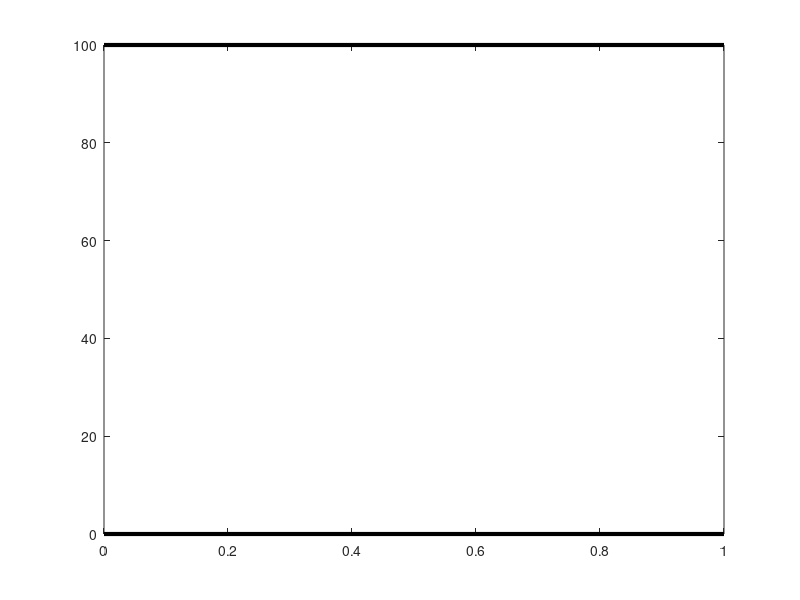

Write the MATLAB code that produced this figure. (Note: this script raises an error after producing the figure.)
function plot_filament()

close all

% Limiters
% 0 - no limiter
% 1 - Minmod
% 2 - Superbee
% 3 - Van Leer
% 4 - Montonized Centered

nolim = true;
withlim = [false, false, false, true];  % Use limiter ID
levels = [true, true, true, true];
uniform = true;
adapt = false;

lsu = '-';  % line style for uniform
lsa = ':'; % line style for adaptive

mx = 30;
nf = 1;    % file counter (incremented each time a file is added)

nfiles_max = 30;   % Maximum number of files
% ------------------------- Initial conditions ----------------------------
fname = 'level2_uniform_nolim_t0.dat';
lstr = sprintf('t=0.0');
s = add_to_plot(fname,lstr,nf,'r','.',lsu,30,false);
nf = nf+1;

% -------------------------------- Test -----------------------------------
add2plot = false;
fname = 'filament.dat';
lstr = sprintf('TEST');
s = add_to_plot(fname,lstr,nf,'k','.','-',30,add2plot);
nf = nf+1;

% ----------------------------- MAXLEVEL=1 --------------------------------
maxlevel=1;
deg_eff = 90/(mx*2^maxlevel);
sym_color = 'r';

add2plot = nolim & levels(1) & uniform;
fname = 'level1_uniform_nolim_t2.5.dat';
lstr = sprintf('%.2f^o (U,0)',deg_eff);
s(nf) = add_to_plot(fname,lstr,nf,sym_color,'.',lsu,30,add2plot);
nf = nf+1;

add2plot = withlim(1) & levels(1) & uniform;
fname = 'level1_uniform_withlim_1_t2.5.dat';
lstr = sprintf('%.2f^o (U,1)',deg_eff);
s(nf) = add_to_plot(fname,lstr,nf,sym_color,'s',lsu,10,add2plot);
nf = nf+1;

add2plot = withlim(2) & levels(1) & uniform;
fname = 'level1_uniform_withlim_2_t2.5.dat';
lstr = sprintf('%.2f^o (U,2)',deg_eff);
s(nf) = add_to_plot(fname,lstr,nf,sym_color,'d',lsu,10,add2plot);
nf = nf+1;

add2plot = withlim(3) & levels(1)  & uniform; 
fname = 'level1_uniform_withlim_3_t2.5.dat';
lstr = sprintf('%.2f^o (U,3)',deg_eff);
s(nf) = add_to_plot(fname,lstr,nf,sym_color,'*',lsu,10,add2plot);
nf = nf+1;

add2plot = withlim(4) & levels(1) & uniform;
fname = 'level1_uniform_withlim_4_t2.5.dat';
lstr = sprintf('%.2f^o (U,4)',deg_eff);
s(nf) = add_to_plot(fname,lstr,nf,sym_color,'v',lsu,10,add2plot);
nf = nf+1;

% ------------- ADAPT ---------------------
add2plot = nolim & levels(1) & adapt;
fname = 'level1_adapt_nolim_t2.5.dat';
lstr = sprintf('%.2f^o (A,0)',deg_eff);
s(nf) = add_to_plot(fname,lstr,nf,sym_color,'.',lsa,30,add2plot);
nf = nf+1;

add2plot = withlim(4) & levels(1) & adapt;
fname = 'level1_adapt_withlim_4_t2.5.dat';
lstr = sprintf('%.2f^o (A,4)',deg_eff);
s(nf) = add_to_plot(fname,lstr,nf,sym_color,'v',lsa,10,add2plot);
nf = nf+1;

% --------------------------- MAXLEVEL=2 ----------------------------------
maxlevel=2;
deg_eff = 90/(mx*2^maxlevel);
sym_color = 'b';

add2plot = nolim & levels(2) & uniform;
fname = 'level2_uniform_nolim_t2.5.dat';
lstr = sprintf('%.2f^o (U,0)',deg_eff);
s(nf) = add_to_plot(fname,lstr,nf,sym_color,'.',lsu,30,add2plot);
nf = nf+1;

add2plot = withlim(1) & levels(2) & uniform;
fname = 'level2_uniform_withlim_1_t2.5.dat';
lstr = sprintf('%.2f^o (U,1)',deg_eff);
s(nf) = add_to_plot(fname,lstr,nf,sym_color,'s',lsu,10,add2plot);
nf = nf+1;

add2plot = withlim(2) & levels(2) & uniform;
fname = 'level2_uniform_withlim_2_t2.5.dat';
lstr = sprintf('%.2f^o (U,2)',deg_eff);
s(nf) = add_to_plot(fname,lstr,nf,sym_color,'d',lsu,10,add2plot);
nf = nf+1;

add2plot = withlim(3) & levels(2) & uniform; 
fname = 'level2_uniform_withlim_3_t2.5.dat';
lstr = sprintf('%.2f^o (U,3)',deg_eff);
s(nf) = add_to_plot(fname,lstr,nf,sym_color,'*',lsu,10,add2plot);
nf = nf+1;

add2plot = withlim(4) & levels(2) & uniform;
fname = 'level2_uniform_withlim_4_t2.5.dat';
lstr = sprintf('%.2f^o (U,4)',deg_eff);
s(nf) = add_to_plot(fname,lstr,nf,sym_color,'v',lsu,10,add2plot);
nf = nf+1;

% ------------- ADAPT ---------------------
add2plot = nolim & levels(2) & adapt;
fname = 'level2_adapt_nolim_t2.5.dat';
lstr = sprintf('%.2f^o (A,0)',deg_eff);
s(nf) = add_to_plot(fname,lstr,nf,sym_color,'.',lsa,30,add2plot);
nf = nf+1;

add2plot = withlim(4) & levels(2) & adapt;
fname = 'level2_adapt_withlim_4_t2.5.dat';
lstr = sprintf('%.2f^o (A,4)',deg_eff);
s(nf) = add_to_plot(fname,lstr,nf,sym_color,'v',lsa,10,add2plot);
nf = nf+1;

% --------------------------- MAXLEVEL=3 ----------------------------------
maxlevel=3;
deg_eff = 90/(mx*2^maxlevel);
sym_color = 'g';

add2plot = nolim & levels(3) & uniform;
fname = 'level3_uniform_nolim_t2.5.dat';
lstr = sprintf('%.2f^o (U,0)',deg_eff);
s(nf) = add_to_plot(fname,lstr,nf,sym_color,'.',lsu,30,add2plot);
nf = nf+1;

add2plot = withlim(1) & levels(3) & uniform;
fname = 'level3_uniform_withlim_1_t2.5.dat';
lstr = sprintf('%.2f^o (U,1)',deg_eff);
s(nf) = add_to_plot(fname,lstr,nf,sym_color,'s',lsu,10,add2plot);
nf = nf+1;

add2plot = withlim(2) & levels(3) & uniform;
fname = 'level3_uniform_withlim_2_t2.5.dat';
lstr = sprintf('%.2f^o (U,2)',deg_eff);
s(nf) = add_to_plot(fname,lstr,nf,sym_color,'d',lsu,10,add2plot);
nf = nf+1;

add2plot = withlim(3) & levels(3) & uniform;
fname = 'level3_uniform_withlim_3_t2.5.dat';
lstr = sprintf('%.2f^o (U,3)',deg_eff);
s(nf) = add_to_plot(fname,lstr,nf,sym_color,'*',lsu,10,add2plot);
nf = nf+1;

add2plot = withlim(4) & levels(3) & uniform;
fname = 'level3_uniform_withlim_4_t2.5.dat';
lstr = sprintf('%.2f^o (U,4)',deg_eff);
s(nf) = add_to_plot(fname,lstr,nf,sym_color,'v',lsu,10,add2plot);
nf = nf+1;

% ------------- ADAPT ---------------------
add2plot = nolim & levels(3) & adapt;
fname = 'level3_adapt_nolim_t2.5.dat';
lstr = sprintf('%.2f^o (A,0)',deg_eff);
s(nf) = add_to_plot(fname,lstr,nf,sym_color,'.',lsa,30,add2plot);
nf = nf+1;

add2plot = nolim & levels(3) & adapt;
fname = 'level3_adapt_withlim_4_t2.5.dat';
lstr = sprintf('%.2f^o (A,4)',deg_eff);
s(nf) = add_to_plot(fname,lstr,nf,sym_color,'v',lsa,10,add2plot);
nf = nf+1;

% ---------------------------- MAXLEVEL=4 ---------------------------------
maxlevel=4;
deg_eff = 90/(mx*2^maxlevel);
sym_color = 'm';

add2plot = nolim  & levels(4) & uniform;
fname = 'level4_uniform_nolim_t2.5.dat';
lstr = sprintf('%.2f^o (U,0)',deg_eff);
s(nf) = add_to_plot(fname,lstr,nf,sym_color,'.',lsu,30,add2plot);
nf = nf + 1;

add2plot = withlim(1) & levels(4) & uniform;
fname = 'level4_uniform_withlim_1_t2.5.dat';
lstr = sprintf('%.2f^o (U,1)',deg_eff);
s(nf) = add_to_plot(fname,lstr,nf,sym_color,'s',lsu,10,add2plot);
nf = nf + 1;

add2plot = withlim(2) & levels(4) & uniform;
fname = 'level4_uniform_withlim_2_t2.5.dat';
lstr = sprintf('%.2f^o (U,2)',deg_eff);
s(nf) = add_to_plot(fname,lstr,nf,sym_color,'d',lsu,10,add2plot);
nf = nf + 1;

add2plot = withlim(3) & levels(4) & uniform;
fname = 'level4_uniform_withlim_3_t2.5.dat';
lstr = sprintf('%.2f^o (U,3)',deg_eff);
s(nf) = add_to_plot(fname,lstr,nf,sym_color,'*',lsu,10,add2plot);
nf = nf + 1;

add2plot = withlim(4) & levels(4) & uniform;
fname = 'level4_uniform_withlim_4_t2.5.dat';
lstr = sprintf('%.2f^o (U,4)',deg_eff);
s(nf) = add_to_plot(fname,lstr,nf,sym_color,'v',lsu,10,add2plot);
nf = nf + 1;

% ------------- ADAPT ---------------------
add2plot = nolim  & levels(4) & adapt;
fname = 'level4_adapt_nolim_t2.5.dat';
lstr = sprintf('%.2f^o (A,0)',deg_eff);
s(nf) = add_to_plot(fname,lstr,nf,sym_color,'.',lsa,30,add2plot);
nf = nf + 1;

add2plot = withlim(4)  & levels(4) & adapt;
fname = 'level4_adapt_withlim_4_t2.5.dat';
lstr = sprintf('%.2f^o (A,4)',deg_eff);
s(nf) = add_to_plot(fname,lstr,nf,sym_color,'v',lsa,10,add2plot);
nf = nf + 1;

% -------------------------------------------------------------------------

if (nf > nfiles_max+1)
    error('Maxinum number of files exceeded');
end


plot([0 1],[100 100],'k-','linewidth',3);
hold on;
plot([0 1],[0 0],'k-','linewidth',3);

p = zeros(nfiles_max,1);
for i = 1:nfiles_max
    if s(i).add2plot
        dir = s(i).dir;
        fn = [dir,'/',s(i).file];
        fprintf('Plotting results for ''%s''\n',fn);
        d = load(fn);
        p(i) = ...
            plot(d(:,1),d(:,2),'color',s(i).color,'marker',...
                s(i).sym,'markersize',s(i).size);
            set(p(i),'linestyle',s(i).line_style,'linewidth',1);
        hold on;    
    end
end
set(gca,'xtick',[0:0.1:(1+1e-8)]);
axis([0.1 1 -5 140]);
grid on

m = find(p ~= 0);
lh = legend(p(m),{s(m).lstr},'location','southwest');
set(lh,'fontsize',12);

title('Filament diagnostic (cosine hill)','fontsize',18);
xlabel('Filament threshold','fontsize',16);
set(gca,'fontsize',14);

shg

end

function s = add_to_plot(fname,lstr,n,c,sty,lstyle,ms,add2plot)

s = struct('file',[],'lstr',[],'n',[],'color',[],'sym',[],...
    'size',[],'add2plot',[]);

s.dir = 'filament';
s.file = fname;
s.lstr = lstr;
s.n = n;
s.color = c;
s.sym = sty;
s.size = ms;
s.add2plot = add2plot;
s.line_style = lstyle;

end
